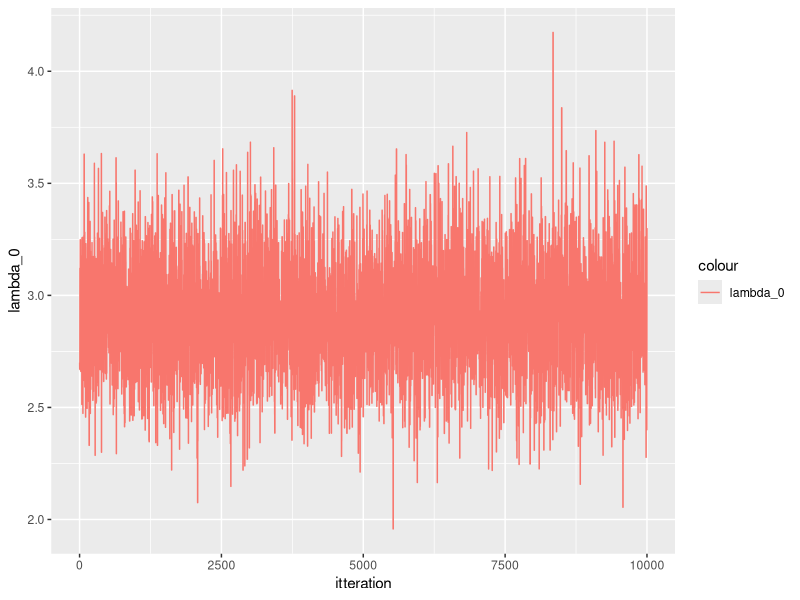
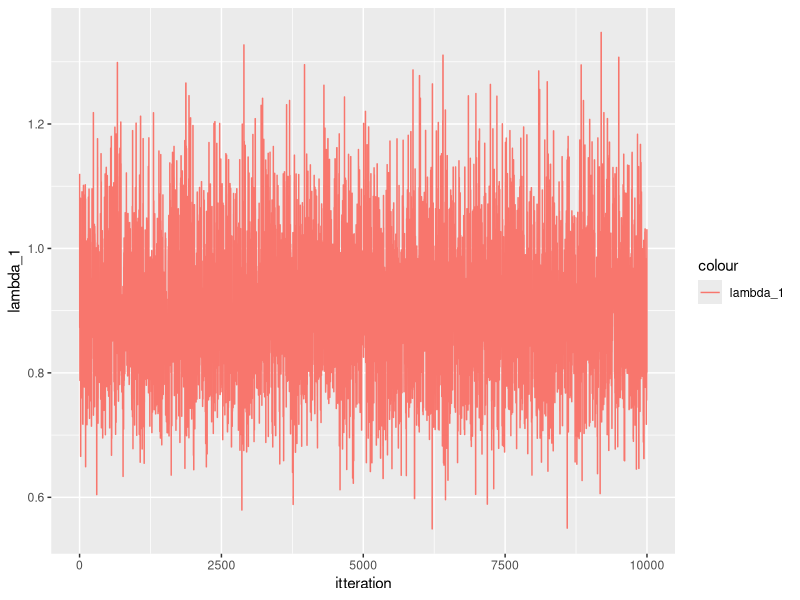
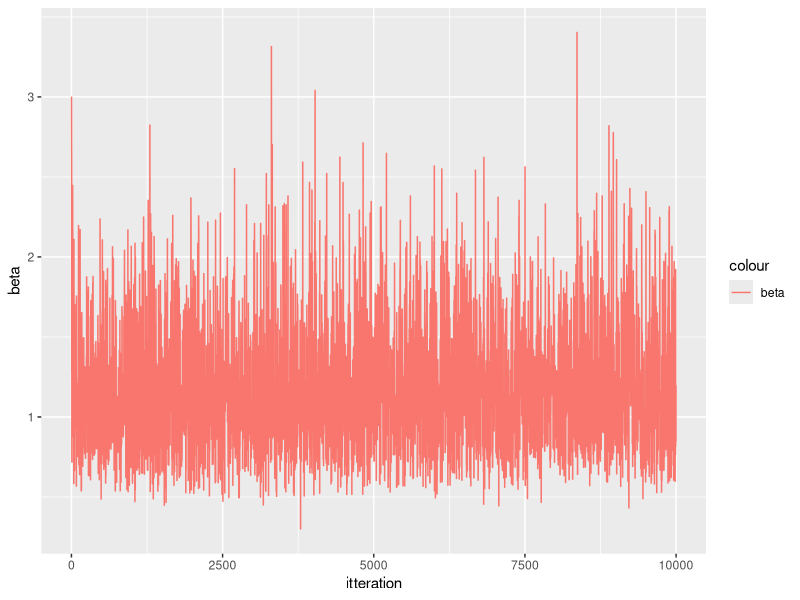
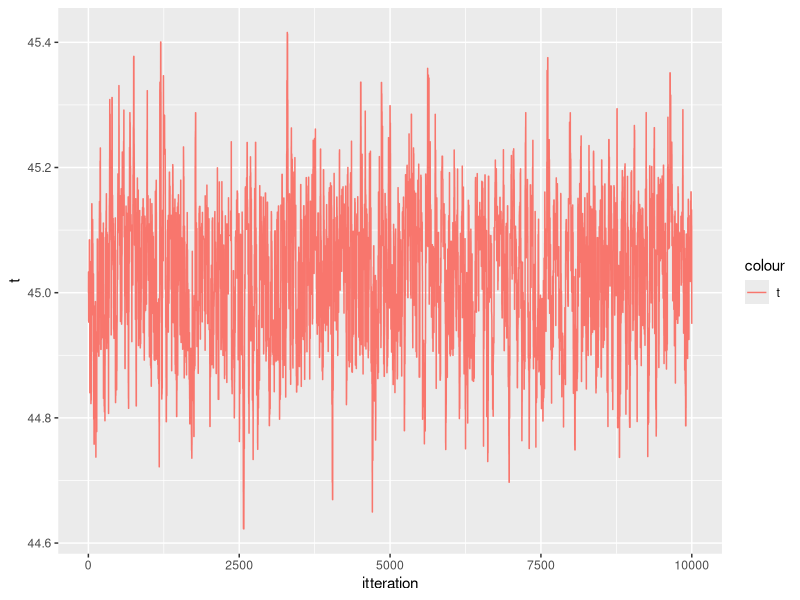
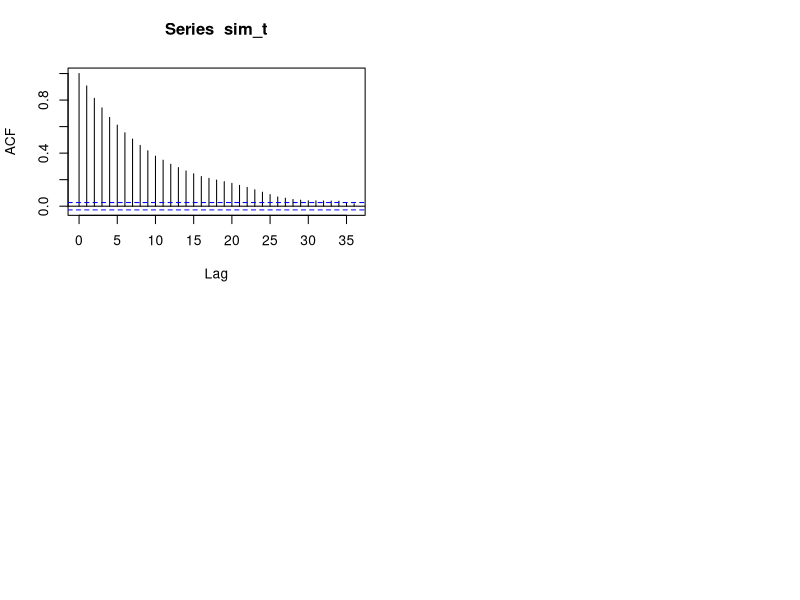

These figures' R source, in order:
#MH block

library(boot)
library(data.table)
library(tidyr)
library(ggplot2)
library(gridExtra)

data <- as.data.table(coal)
data[, event:= 1]
data[, cum_event := cumsum(event)]
data[, date := date- 1851]


f_target_1 <- function(lambda_0, lambda_1, t, t_0, t_2, beta, y_0, y_1){
  if(t<t_0){
    return (0)
  }
  if(t> t_2){
    return (0)
  }
  return(exp(-lambda_0*(t-t_0) - lambda_1*(t_2-t)- (1/beta)*(lambda_0 + lambda_1))*lambda_0^{y_0+ 1}*lambda_1^{y_1+1})
}

f_prop_1 <- function(lambda_0, lambda_1, t_given, t_cur, t_0, t_2, beta, y_0, y_1, sigma_t){
  if(t<t_0){
    retval <- 0
  }
  if(t> t_2){
   retval <- 0
  }
  retval <- (dgamma(lambda_0, (y_0 +2), scale= (1/(t_cur - t_0 + 1/beta)))*
    dgamma(lambda_1, (y_1 +2), scale= (1/(t_2 - t_cur + 1/beta)))*
    dnorm(t, t_given,sigma_t))
  return(retval)
}

f_target_2 <- function(lambda_0, lambda_1, beta, t_0, t_2, t, y_0, y_1){
  if(beta<0){
    return (0)
  }
  
  return(exp(-lambda_0*(t-t_0) - lambda_1*(t_2-t)- (1/beta)*
               (lambda_0 + lambda_1+1))*lambda_0^{y_0+ 1}*
           lambda_1^{y_1+1}*(1/beta^5))
}

f_prop_2 <- function(lambda_0, lambda_1, t, t_0, t_2, beta_cur, beta_given, y_0, y_1, sigma_beta){
    retval <- dgamma(lambda_0, (y_0 +2), scale= (1/(t - t_0 + 1/beta_cur)))*
        dgamma(lambda_1, (y_1+2), scale= (1/(t_2 - t + 1/beta_cur)))*
        dnorm(beta_cur, beta_given, sigma_beta)

  return (retval)
}

MH_alg <- function(n,data, t_0,t_2, t, lambda_0,lambda_1, beta, sigma_t, sigma_beta){
  
  
  y_0 = sum(data[date <t]$event)
  y_1 = sum(data[date>= t]$event)
  
  results <- matrix(nrow = n, ncol = 5)
  results[1, 1:5] <- c(t, lambda_0, lambda_1, beta, 1)
  for(i in 2:(n)){
    print(i)
    if(i %% 2 == 0){
      beta <- results[i-1, 4]
      
      t_old <- results[i-1, 1]
      
      t_new <- rnorm(1, t_old, sigma_t)
      if(t_new <t_0 | t_new > t_2){
        results[i,1:5] <- c(t_old, lambda_0_old, lambda_1_old, beta, 0)
      }else{
     
        y_0_old = sum(data[date <t_old]$event)
        y_1_old = sum(data[date>= t_old]$event)
        y_0_n = sum(data[date <t_new]$event)
        y_1_n = sum(data[date>= t_new]$event)
        
        #gibbs step
        lambda_0_old <- results[i-1, 2]
        lambda_1_old <- results[i-1, 3]
        lambda_0 <- rgamma(1, (y_0 +2), scale= (1/(t_new - t_0 + 1/beta)))
        lambda_1 <- rgamma(1, (y_1+2), scale=(1/(t_2 - t_new + 1/beta)))
        
        target_ratio <-  f_target_1(lambda_0, lambda_1, t_new, t_0, t_2, beta, y_0_n, y_1_n)/
          f_target_1(lambda_0_old, lambda_1_old, t_old, t_0, t_2, beta, y_0_old, y_1_old)
        
        prop_ratio <- f_prop_1(lambda_0_old, lambda_1_old, t_cur = t_old, t_given = t_new,  t_0, t_2, beta, y_0_old, y_1_old, sigma_t = sigma_t)/
          f_prop_1(lambda_0, lambda_1, t_new, t_given = t_old, t_0, t_2, beta, y_0, y_1, sigma_t = sigma_t)
        
        a <- target_ratio*prop_ratio
        a <- min(1, a)
        
        u <- runif(1)
        
        if (u< a){
          results[i, 1:5] <- c(t_new, lambda_0, lambda_1, beta, a)
        } else{
          results[i,1:5] <- c(t_old, lambda_0_old, lambda_1_old, beta, a)
        }
      }
    }
    else{
      t <- results[i-1, 1]
      t
      beta_old <- results[i-1, 4]
      
      beta_new <-  rgamma(1, 6, scale = 1/(lambda_0 + lambda_1 + 1)) 
      
      
      y_0 = sum(data[date <results[i-1,1]]$event)
      y_1 = sum(data[date>= results[i-1,1]]$event)
      if(beta_new< 0){
        results[i,1:5] <- c(t, lambda_0_old, lambda_1_old, beta_old, 0)
      }else {
        
        
        lambda_0_n <- rgamma(1, (y_0 + 2), scale= (1/(t_old - t_0 + 1/beta_new)))
        lambda_1_n <- rgamma(1, (y_1 + 2), scale=(1/(t_2 - t_old + 1/beta_new)))
        lambda_0_n
        lambda_1_n
        
        
        lambda_0_old <- results[i-1, 2]
        lambda_1_old <- results[i-1, 3]
        
        target_ratio <-  f_target_2(lambda_0, lambda_1, beta_new, t_0, t_2, t, y_0, y_1)/
          f_target_2(lambda_0_old, lambda_1_old, beta_old, t_0, t_2, t, y_0, y_1)
        
        
        
        prop_ratio <- f_prop_2(lambda_0_old, lambda_1_old, beta_cur = beta_old, beta_given = beta_new, t = t, t_0 = t_0, t_2 = t_2, y_0, y_1, sigma_beta = sigma_beta)/
          f_prop_2(lambda_0, lambda_1, beta_cur = beta_new, beta_given = beta_old, t_0 = t_0, t_2 = t_2, t = t, y_0, y_1, sigma_beta = sigma_beta)
        
        
        a <- min(1, target_ratio*prop_ratio)
        u <- runif(1)
        if (u< a){
          results[i, 1:5] <- c(t, lambda_0, lambda_1, beta_new, a)
        } else{
          results[i,1:5] <- c(t, lambda_0_old, lambda_1_old, beta_old, a)
        }
      }
    }
  }
  return (results)
}




t =45

lambda_0 <- 135/50
lambda_1 <-  56/50
beta = 3

n = 10000
t_0 = 0
t_2 = 112 #maybe should be 1963? 
sigma_t = 0.1
sigma_beta = 0.3

sim_MH <- MH_alg(n,data, t_0, t_2, t, lambda_0,lambda_1, beta, sigma_t = sigma_t, sigma_beta = sigma_beta)

sim_MH <- as.data.table(sim_MH)

setnames(sim_MH, c("t", "lambda_0", "lambda_1", "beta", "a"))

sim_MH[, itteration := seq(1:n)]
sim_MH

par(mfrow = c(2,2))

q1 <- ggplot(data = sim_MH, aes(x = itteration) )
q1 <- q1 + geom_line(aes(y = lambda_0, colour = "lambda_0"))
q1
q2 <- ggplot(data = sim_MH, aes(x = itteration) )
q2 <- q2 + geom_line(aes(y = lambda_1, colour = "lambda_1"))
q2
q3 <- ggplot(data = sim_MH, aes(x = itteration) )
q3 <- q3 + geom_line(aes(y = beta, colour = "beta"))
q3
q4 <- ggplot(data = sim_MH, aes(x = itteration) )
q4 <- q4 + geom_line(aes(y = t, colour = "t"))
q4

#grid.arrange(q1,q2,q3,q4, ncol = 2)

#only beta has a burn in period! kind of

summary(sim_MH)
3*41 + 0.92*(112-41)

burnin <- 5000

sim_t <- sim_MH$t[burnin:n]

acf(sim_t)
